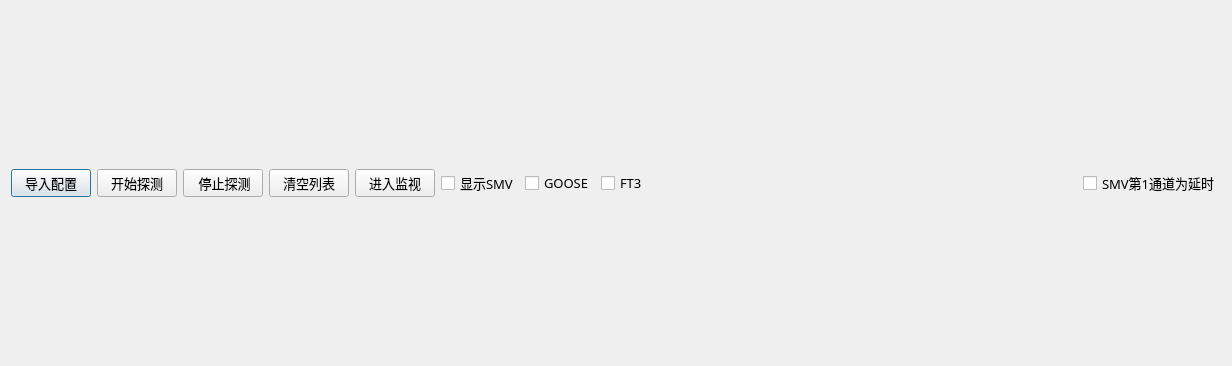
<?xml version="1.0" encoding="UTF-8"?>
<ui version="4.0">
 <class>QSttIecRecordDetectWidget</class>
 <widget class="QDialog" name="QSttIecRecordDetectWidget">
  <property name="geometry">
   <rect>
    <x>0</x>
    <y>0</y>
    <width>1232</width>
    <height>366</height>
   </rect>
  </property>
  <property name="windowTitle">
   <string/>
  </property>
  <layout class="QVBoxLayout" name="verticalLayout_2">
   <item>
    <layout class="QVBoxLayout" name="verticalLayout">
     <item>
      <layout class="QGridLayout" name="gridLayoutNameID"/>
     </item>
     <item>
      <layout class="QHBoxLayout" name="m_layButtons">
       <property name="spacing">
        <number>6</number>
       </property>
       <property name="sizeConstraint">
        <enum>QLayout::SetDefaultConstraint</enum>
       </property>
       <item>
        <widget class="QPushButton" name="m_btnImportIecfg">
         <property name="font">
          <font>
           <family>微软雅黑</family>
           <pointsize>10</pointsize>
          </font>
         </property>
         <property name="text">
          <string>导入配置</string>
         </property>
        </widget>
       </item>
       <item>
        <widget class="QPushButton" name="m_btnDetect">
         <property name="font">
          <font>
           <family>微软雅黑</family>
           <pointsize>10</pointsize>
          </font>
         </property>
         <property name="text">
          <string>开始探测</string>
         </property>
        </widget>
       </item>
       <item>
        <widget class="QPushButton" name="m_btnDetectStop">
         <property name="font">
          <font>
           <family>微软雅黑</family>
           <pointsize>10</pointsize>
          </font>
         </property>
         <property name="text">
          <string> 停止探测</string>
         </property>
        </widget>
       </item>
       <item>
        <widget class="QPushButton" name="m_btnClear">
         <property name="font">
          <font>
           <family>微软雅黑</family>
           <pointsize>10</pointsize>
          </font>
         </property>
         <property name="text">
          <string>清空列表</string>
         </property>
        </widget>
       </item>
       <item>
        <widget class="QPushButton" name="m_btnBeginRecord">
         <property name="font">
          <font>
           <family>微软雅黑</family>
           <pointsize>10</pointsize>
          </font>
         </property>
         <property name="text">
          <string>进入监视</string>
         </property>
        </widget>
       </item>
       <item>
        <widget class="QCheckBox" name="m_chkUseSmv">
         <property name="font">
          <font>
           <family>微软雅黑</family>
           <pointsize>10</pointsize>
          </font>
         </property>
         <property name="text">
          <string>显示SMV</string>
         </property>
        </widget>
       </item>
       <item>
        <widget class="QCheckBox" name="m_chkUseGoose">
         <property name="font">
          <font>
           <family>微软雅黑</family>
           <pointsize>10</pointsize>
          </font>
         </property>
         <property name="text">
          <string>GOOSE</string>
         </property>
        </widget>
       </item>
       <item>
        <widget class="QCheckBox" name="m_chkUseFT3">
         <property name="font">
          <font>
           <family>微软雅黑</family>
           <pointsize>10</pointsize>
          </font>
         </property>
         <property name="text">
          <string>FT3</string>
         </property>
        </widget>
       </item>
       <item>
        <spacer name="horizontalSpacer">
         <property name="orientation">
          <enum>Qt::Horizontal</enum>
         </property>
         <property name="sizeHint" stdset="0">
          <size>
           <width>40</width>
           <height>20</height>
          </size>
         </property>
        </spacer>
       </item>
       <item>
        <widget class="QCheckBox" name="m_chkSmvFirstIsTime">
         <property name="font">
          <font>
           <family>微软雅黑</family>
           <pointsize>10</pointsize>
          </font>
         </property>
         <property name="text">
          <string>SMV第1通道为延时</string>
         </property>
        </widget>
       </item>
      </layout>
     </item>
    </layout>
   </item>
  </layout>
 </widget>
 <resources/>
 <connections/>
</ui>
